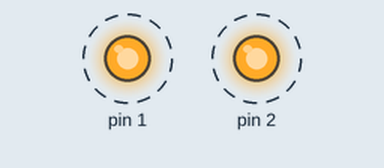
The sketch below on a simulated Arduino Uno, built with avr-gcc and run on an emulated ATmega328P. On the bench: output pins drawn as LEDs (lit = HIGH). Dashed ring = blinking.

Above: at 0.5 s.
Timing chart, 0 to 4.6 s (numbered marks = the images above):
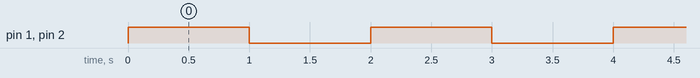

The sketch:

smooth_migelo_densor1.ino
```cpp
// C++ code
//
void setup()
{
  pinMode(1, OUTPUT);
  pinMode(2,OUTPUT) ;
}

void loop()
{
  digitalWrite(1, HIGH);
  digitalWrite(2,HIGH) ;
  delay(1000); // Wait for 1000 millisecond(s)
  digitalWrite(1, LOW);
  digitalWrite(2,LOW) ;
  delay(1000); // Wait for 1000 millisecond(s)
}
```

Measured:
- by itself, pin 1, pin 2: alternates HIGH for 1.0 s and LOW for 1.0 s
